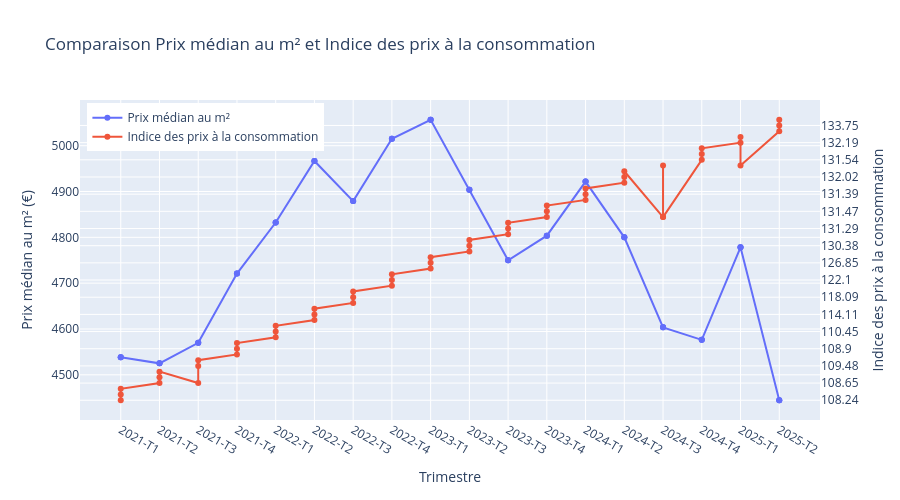

Notebook code cell kept with this figure:
### Code cell
fig_compare = go.Figure()

# Axe 1 : prix_median_m2
fig_compare.add_trace(go.Scatter(
    x=merged_df['trimestre'],
    y=merged_df['prix_median_m2'],
    name='Prix médian au m²',
    mode='lines+markers',
    yaxis='y1'
))

# Axe 2 : Indice des prix à la consommation
fig_compare.add_trace(go.Scatter(
    x=merged_df['trimestre'],
    y=merged_df['Indice des prix à la consommation - Base 2015 - Ensemble des ménages - France - Alimentation'],
    name='Indice des prix à la consommation',
    mode='lines+markers',
    yaxis='y2'
))

fig_compare.update_layout(
    title="Comparaison Prix médian au m² et Indice des prix à la consommation",
    xaxis=dict(title="Trimestre"),
    yaxis=dict(
        title="Prix médian au m² (€)",
        side='left'
    ),
    yaxis2=dict(
        title="Indice des prix à la consommation",
        overlaying='y',
        side='right'
    ),
    legend=dict(x=0.01, y=0.99),
    height=500,
    font=dict(size=12)
)

fig_compare.show()

### Figure 1 — Plotly figure (JSON) as saved in the notebook; plotly's stock layout.template omitted (floating-point values rounded to 4 significant figures)
{"data": [{"mode": "lines+markers", "name": "Prix médian au m²", "type": "scatter", "x": ["2021-T1", "2021-T1", "2021-T1", "2021-T2", "2021-T2", "2021-T2", "2021-T3", "2021-T3", "2021-T3", "2021-T4", "2021-T4", "2021-T4", "2022-T1", "2022-T1", "2022-T1", "2022-T2", "2022-T2", "2022-T2", "2022-T3", "2022-T3", "2022-T3", "2022-T4", "2022-T4", "2022-T4", "2023-T1", "2023-T1", "2023-T1", "2023-T2", "2023-T2", "2023-T2", "2023-T3", "2023-T3", "2023-T3", "2023-T4", "2023-T4", "2023-T4", "2024-T1", "2024-T1", "2024-T1", "2024-T2", "2024-T2", "2024-T2", "2024-T3", "2024-T3", "2024-T3", "2024-T4", "2024-T4", "2024-T4", "2025-T1", "2025-T1", "2025-T1", "2025-T2", "2025-T2", "2025-T2"], "y": [4538.0, 4538.0, 4538.0, 4525.0, 4525.0, 4525.0, 4570.0, 4570.0, 4570.0, 4721.0, 4721.0, 4721.0, 4832.0, 4832.0, 4832.0, 4967.0, 4967.0, 4967.0, 4879.0, 4879.0, 4879.0, 5015.0, 5015.0, 5015.0, 5057.0, 5057.0, 5057.0, 4904.0, 4904.0, 4904.0, 4750.0, 4750.0, 4750.0, 4804.0, 4804.0, 4804.0, 4922.0, 4922.0, 4922.0, 4800.0, 4800.0, 4800.0, 4604.0, 4604.0, 4604.0, 4576.0, 4576.0, 4576.0, 4778.0, 4778.0, 4778.0, 4444.0, 4444.0, 4444.0], "yaxis": "y"}, {"mode": "lines+markers", "name": "Indice des prix à la consommation", "type": "scatter", "x": ["2021-T1", "2021-T1", "2021-T1", "2021-T2", "2021-T2", "2021-T2", "2021-T3", "2021-T3", "2021-T3", "2021-T4", "2021-T4", "2021-T4", "2022-T1", "2022-T1", "2022-T1", "2022-T2", "2022-T2", "2022-T2", "2022-T3", "2022-T3", "2022-T3", "2022-T4", "2022-T4", "2022-T4", "2023-T1", "2023-T1", "2023-T1", "2023-T2", "2023-T2", "2023-T2", "2023-T3", "2023-T3", "2023-T3", "2023-T4", "2023-T4", "2023-T4", "2024-T1", "2024-T1", "2024-T1", "2024-T2", "2024-T2", "2024-T2", "2024-T3", "2024-T3", "2024-T3", "2024-T4", "2024-T4", "2024-T4", "2025-T1", "2025-T1", "2025-T1", "2025-T2", "2025-T2", "2025-T2"], "y": ["108.24", "108.19", "108.4", "108.65", "109.41", "108.84", "108.65", "109.48", "108.77", "109.46", "108.9", "108.47", "111.42", "110.45", "110.07", "114.99", "114.11", "113.03", "119.39", "118.09", "116.14", "122.68", "122.1", "121.47", "129.16", "126.85", "124.75", "130.72", "130.38", "129.93", "130.92", "131.29", "130.84", "131.52", "131.47", "130.97", "131.38", "131.39", "131.81", "131.79", "132.02", "131.51", "131.52", "131.94", "131.52", "131.54", "131.72", "131.78", "132.19", "131.84", "131.94", "133.59", "133.75", "133.14"], "yaxis": "y2"}], "layout": {"font": {"size": 12}, "height": 500, "legend": {"x": 0.01, "y": 0.99}, "title": {"text": "Comparaison Prix médian au m² et Indice des prix à la consommation"}, "xaxis": {"title": {"text": "Trimestre"}}, "yaxis": {"side": "left", "title": {"text": "Prix médian au m² (€)"}}, "yaxis2": {"overlaying": "y", "side": "right", "title": {"text": "Indice des prix à la consommation"}}}}
